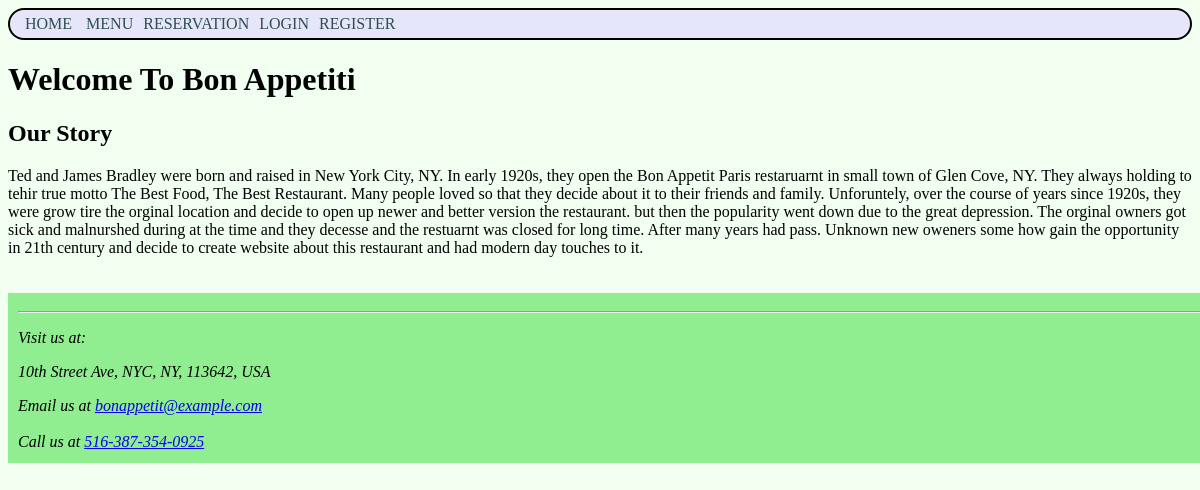
Page /Welcome.php on the committed database.
### tables this page shows
CREATE TABLE IF NOT EXISTS restaurant (
	restaurant_id INT NOT NULL AUTO_INCREMENT PRIMARY KEY,
	name varchar(30) NOT NULL,
	address varchar(120) NOT NULL,
	cuisine_type varchar(30) NOT NULL,
	back_story varchar(1500) NOT NULL
);

### public/Welcome.php (the view, shortened to what this page needs)
<!DOCTYPE html>
<html>
<head>
	<link rel="stylesheet" type="text/css" href="CSS/Main.css">
</head>
<body>
<div id="content">
	<?php
		require_once("Header.php");
		require_once("Connect.php");
		$qry_result = mysqli_query($conn, "SELECT * FROM restaurant")->fetch_assoc();
		$restaurantName = $qry_result['name'];
	?>
	<h1>Welcome To <?= $restaurantName ?></h1>
	<b><h2>Our Story</h2></b>
	<p><?= $qry_result['back_story']?></p>
			?><h3>Reservations</h3><a href="view_reservations.php">Edit Reservations</a><?php
		include_once('Footer.php');
	?>
</div>
</body>
</html>

### public/Footer.php
<footer>
	<hr>
	<address>
		<?php
			require_once("Connect.php");
			$qry_result = mysqli_query($conn, "SELECT * FROM restaurant")->fetch_assoc();
			$address = $qry_result['address'];
		?>
		<p>Visit us at:</p><p><?= $address ?></p>
		<div>Email us at <a href="mailto:bonappetit@example.com">bonappetit@example.com</a></div><br>
		<div>Call us at <a href="tel:+1516-387-354-0925">516-387-354-0925</a></div><br>
	</address>
</footer>

### public/CSS/Main.css (style rules this page uses)
body { background: honeydew; }
#content { padding-bottom: 150px; }
footer { position: absolute; padding: 10px; margin-top: 20px; width:100%; height:150px; background-color: lightgreen; }

### rows in the picture
restaurant: name "Bon Appetiti", back_story "Ted and James Bradley were born and raised in New York City, NY. In early 1920s, they open the Bon Appetit Paris restaruarnt in small town of Glen Cove, NY. They always holding to tehir true motto The Best Food, The Best Restaurant. Many people loved so that they decide about it to their friends and family. Unforuntely, over the course of years since 1920s, they were grow tire the orginal location and decide to open up newer and better version the restaurant. but then the popularity went down due to the great depression. The orginal owners got sick and malnurshed during at the time and they decesse and the restuarnt was closed for long time. After many years had pass. Unknown new oweners…", address "10th Street Ave, NYC, NY, 113642, USA"
